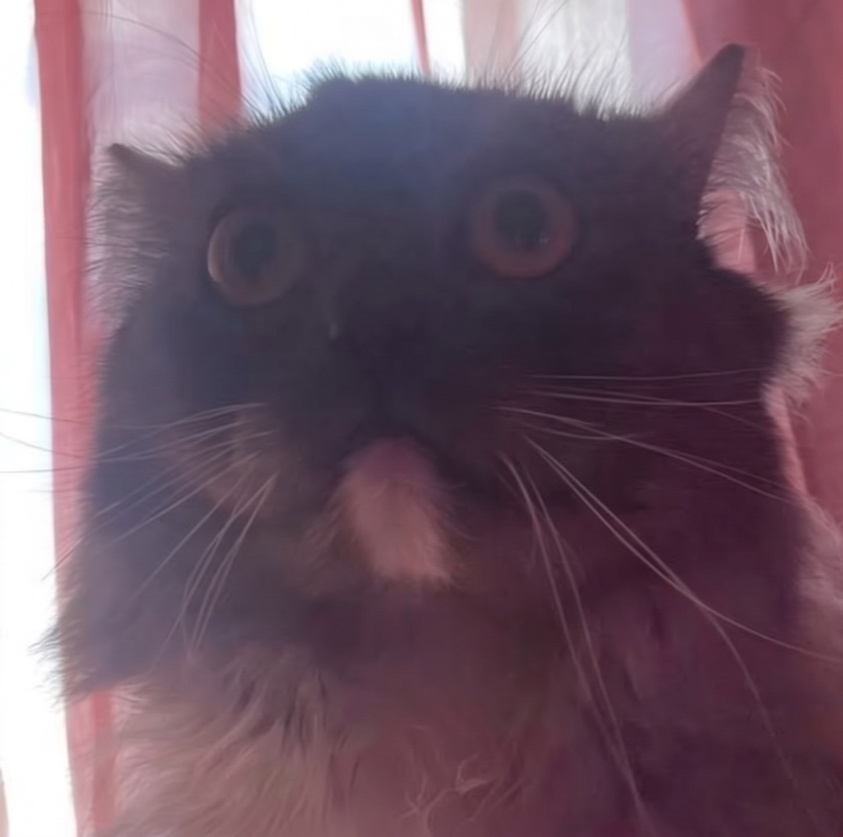
#> input picture OIIS/lab5/data/stereo_left.jpg, 843 x 837 px, shrunk from 1452 x 1440 before the run
$ python main.py
#> lines starting #> are read from the running program, lines starting #| are printed output that depends on the picture
from PIL import Image

def create_stereoscopic_image(left_image_path, right_image_path, output_path):
#> called with left_image_path = 'data/stereo_left.jpg', right_image_path = 'data/stereo_right.jpg', output_path = 'stereoscopic_image.jpg'
    left_image = Image.open(left_image_path).convert("RGB")
#> left_image is the input picture: PIL image 843x837 RGB; mean R, G, B 114.3, 90.3, 104
    right_image = Image.open(right_image_path).convert("RGB")
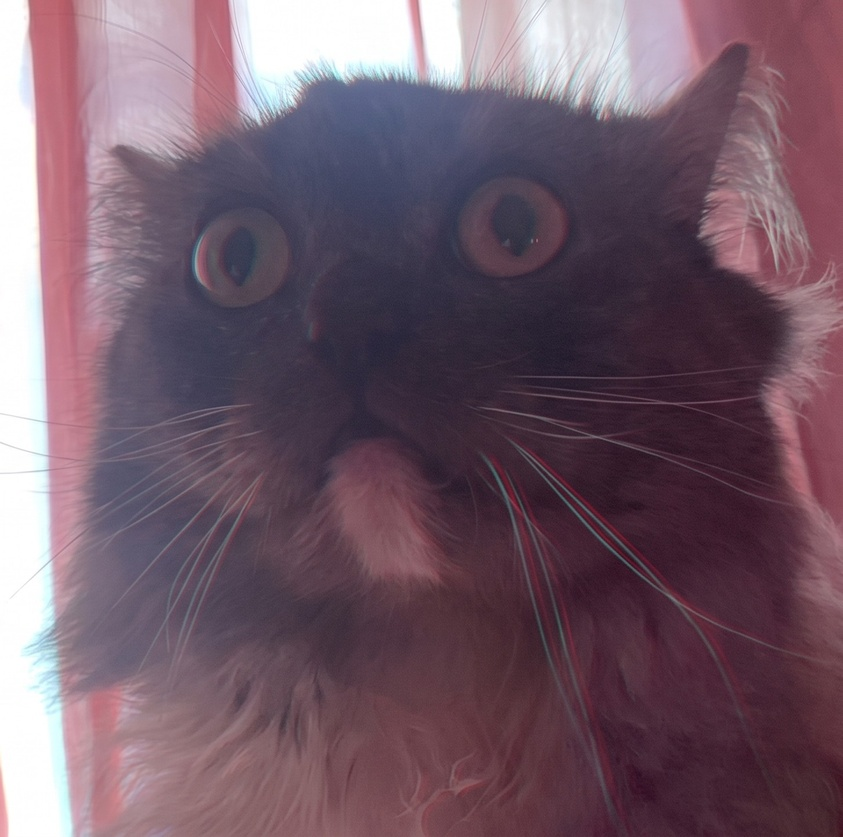
#> input picture OIIS/lab5/data/stereo_right.jpg, 843 x 837 px, shrunk from 1452 x 1440 before the run
#> right_image is the input picture: PIL image 843x837 RGB; mean R, G, B 114.5, 90.9, 104.5
    if left_image.size != right_image.size:
        print("Image mast be same size")
        return
    left_r, _, _ = left_image.split()
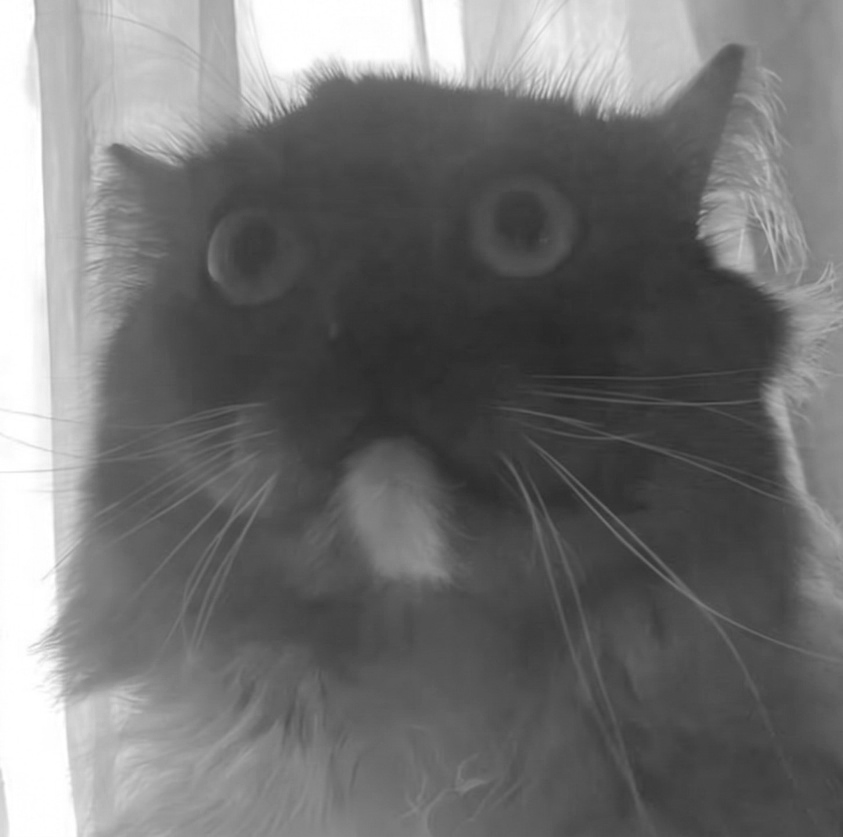
#> left_r: PIL image 843x837 L; min 38, max 255, mean 114.3
    _, right_g, right_b = right_image.split()
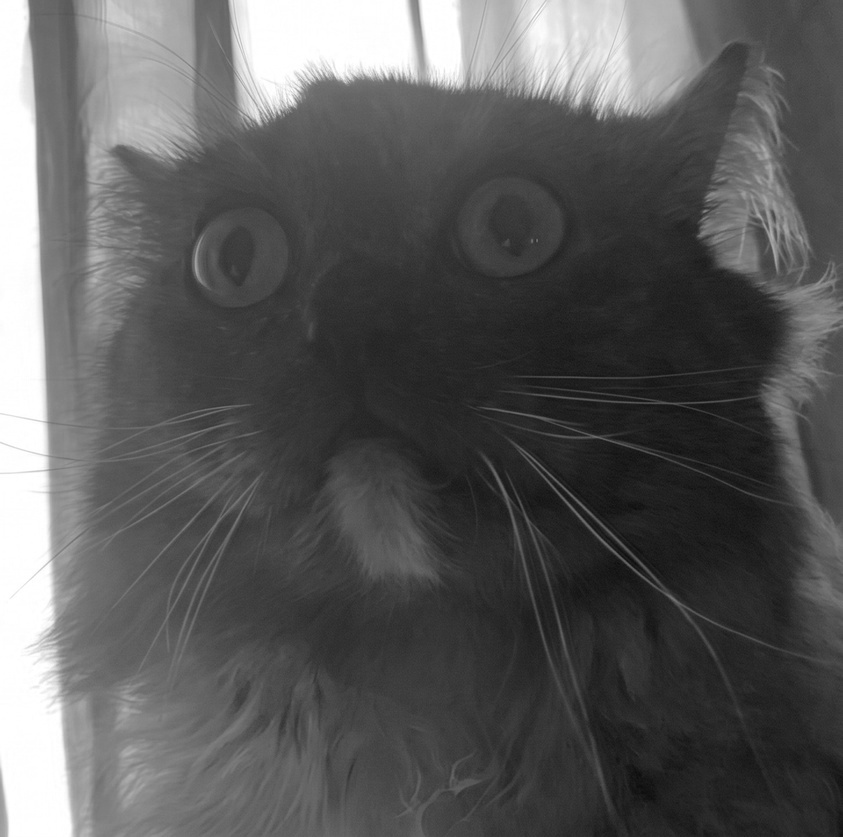
#> right_g: PIL image 843x837 L; min 11, max 255, mean 90.9
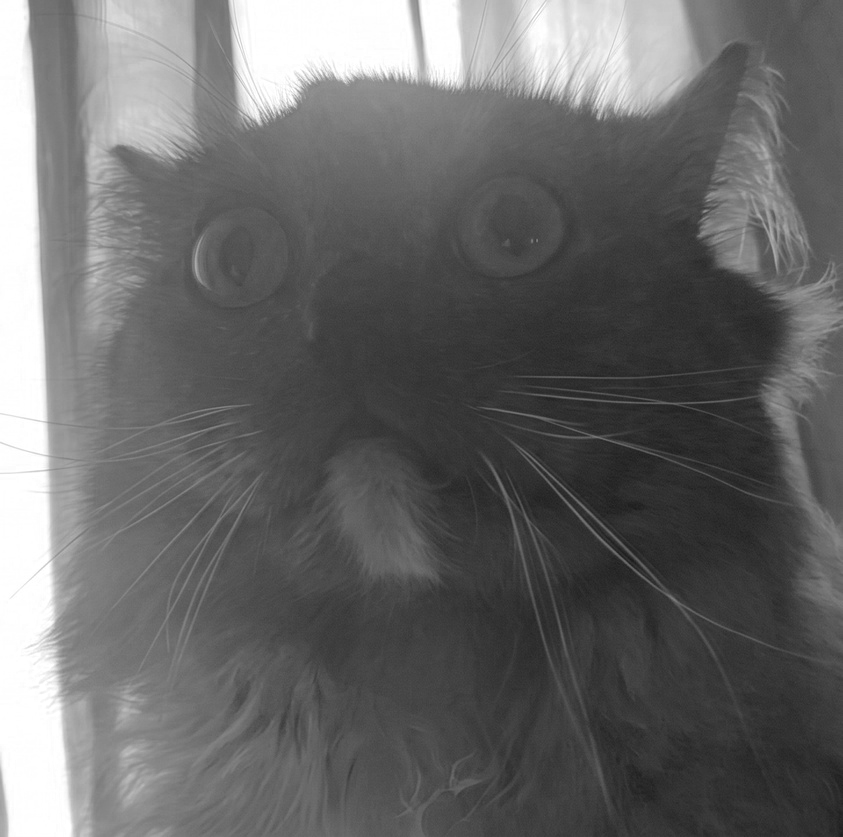
#> right_b: PIL image 843x837 L; min 25, max 255, mean 104.5
    stereoscopic_image = Image.merge("RGB", (left_r, right_g, right_b))
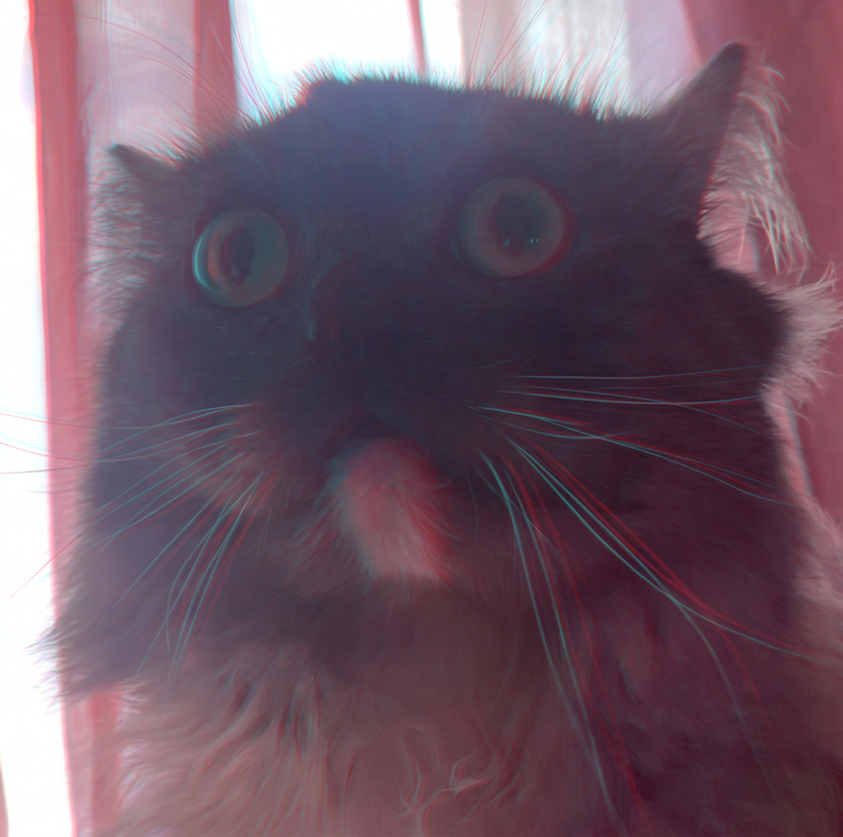
#> stereoscopic_image: PIL image 843x837 RGB; mean R, G, B 114.3, 90.9, 104.5
    stereoscopic_image.save(output_path)
    print(f"Stereoscopic image save in {output_path}")

if __name__ == '__main__':
    left_image_path = "data/stereo_left.jpg"
    right_image_path = "data/stereo_right.jpg"
    output_path = "stereoscopic_image.jpg"

    create_stereoscopic_image(left_image_path, right_image_path, output_path)
